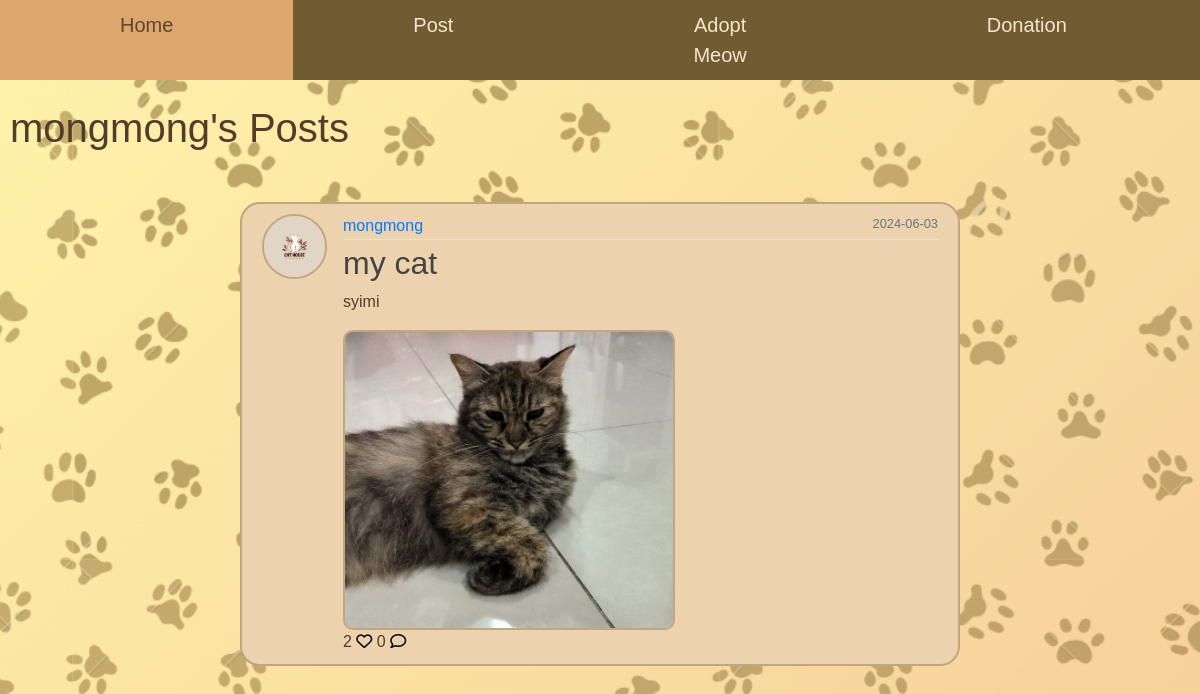
Screenshot of /otheruser_post/mongmong with the database file from the repository.
### home/models.py (models this page shows, shortened)
class User(db.Model, UserMixin):
    id = db.Column(db.Integer, primary_key=True)
    fullname = db.Column(db.String(120), unique=True, nullable=False)
    email = db.Column(db.String(20), unique=True, nullable=False)
    username = db.Column(db.String(120), unique=True, nullable=False)
    password1 = db.Column(db.String(255), nullable=False)
    password2 = db.Column(db.String(255), nullable=False)
    state = db.Column(db.String(120), nullable=False)
    phonenumber = db.Column(db.String(20), unique=True, nullable=False)
    profile_pic = db.Column(db.String(255), nullable=True)
    unread_notification_count = db.Column(db.Integer, default=0)
    posts = db.relationship('Post', backref='author', lazy=True)
    comments = db.relationship('Comment', backref='author', lazy=True)
    likes = db.relationship('Like', backref='author', lazy=True)
    cats = db.relationship('Cat', backref='owner', lazy=True)
    adoption_notification = db.relationship('AdoptionNotification', backref='cat', lazy=True)

class Post(db.Model):
    id = db.Column(db.Integer, primary_key = True)
    title = db.Column(db.String(255), nullable =False)
    content = db.Column(db.Text, nullable=False)
    date = db.Column(db.DateTime(timezone=True), nullable=False, default=datetime.utcnow)
    user_id = db.Column(db.Integer, db.ForeignKey('user.id'), nullable=False)
    file = db.Column(db.String(255), nullable=True)
    comments = db.relationship('Comment', backref='post', lazy=True)
    likes = db.relationship('Like', backref='post', lazy=True)

### home/views.py (the view)
@views.route('/otheruser_post/<username>')
def otheruser_post(username):
    profile_pic= url_for('static', filename='default.jpg')
    if current_user.is_authenticated and current_user.profile_pic is not None:
        profile_pic = url_for('static', filename='profile_pics/' + current_user.profile_pic)
    user = User.query.filter_by(username=username).first_or_404()
    form = CommentForm()
    posts = Post.query.filter_by(author=user).order_by(desc(Post.date)).all()
    comments = Comment.query.all()
    return render_template('otheruser_post.html', posts=posts, form=form, comments=comments, profile_pic=profile_pic, user=user)

### home/templates/otheruser_post.html (shortened to what this page needs)
<!DOCTYPE html>
<html>
<head>
    <link rel="stylesheet" href="https://maxcdn.bootstrapcdn.com/bootstrap/4.0.0/css/bootstrap.min.css">
    <link rel='stylesheet' type='text/css' media='screen' href="{{ url_for('static', filename='main.css') }}">
</head>
<body class="post-page">
    <div class="navigation">
        <div class="topnav">
            <a href="/mainpage">Home</a>
            <a href="/createpost">Post</a>
            <a href="/adoptmeow">Adopt Meow</a>
            <a href="/donation">Donation</a>
        </div>
        <div class="dropdown">
            <button class="dropbtn">
            </button>
        </div>
    </div>
    <br />
    <div class="mypost-content">
        <h1>{{ user.username }}'s Posts</h1>
    </div>
    <div class="post-content">
        {% for post in posts %}
        <article class="media content-section">
            {% if post.author.profile_pic %}
            <img class="rounded-circle article-img" src="{{ url_for('static', filename='profile_pics/' + post.author.profile_pic) }}">
            {% else %}
            <img class="rounded-circle article-img" src="{{ url_for('static', filename='default.jpg') }}">
            {% endif %}
            <div class="media-body">
                <div class="article-metadata">
                    <a class="mr-2" href="#">{{ post.author.username }}</a>
                    <small class="text-muted">{{ post.date.strftime('%Y-%m-%d') }}</small>
                </div>
                <h2><a class="article-title" href="{{ url_for('views.post', post_id=post.id) }}">{{ post.title }}</a></h2>
                <p class="article-content">{{ post.content }}</p>
                <div class="post-image">
                    {% if post.file %}
                    <img src="{{ post.file }}" alt="uploaded image">
                    {% endif %}
                </div>
                <div class="icons-btn">
                    {{ post.likes|length }}
                    {% if current_user in post.likes|map(attribute="author")|list %}
                    <a href="/like-post/{{ post.id }}"><i class="fas fa-heart" style="color: #ff330f;"></i></a>
                    {% else %}
                    <a href="/like-post/{{ post.id }}"><i class="far fa-heart" style="color: #000000;"></i></a>
                    {% endif %}
                    <span />
                    {{ post.comments|length }}
                    <a href="/{{ post.id }}"><i class="far fa-comment" style="color: #000000;"></i></a>
                </div>
            </div>
        </article>
        {% endfor %}
    </div>
</body>
</html>

### home/static/main.css (style rules this page uses)
body { margin: 0; padding: 0; overflow-x: hidden; background-color: #ffdc9c; background-image: url('photos/catformbg.png'); background-size: 100%; margin-top: 100px; font-family: Arial, Helvetica, sans-serif; }
.content-section { background: #edd2ae; padding: 10px 20px; border: 2px solid #c0a683; border-radius: 20px; margin-top: 50px; margin-bottom: 20px; margin-left: 20%; margin-right: 20%; }
.mypost-content h1,h5 { margin-left: 10px; }
.article-title { color: #444444; }
.article-content { white-space: pre-line; }
.article-img { height: 65px; width: 65px; margin-right: 16px; }
.article-metadata { padding-bottom: 1px; margin-bottom: 4px; border-bottom: 1px solid #e3e3e3 }
.navigation { display: flex; justify-content: space-between; align-items: center; padding: 0px; position: fixed; top: 0px; width: 100%; background-color: #705b33; z-index: 1; width: 100%; }
.topnav { display: flex; background-color: #705b33; flex-grow: 1; justify-content: flex-start; }
.topnav a { color: #f6e5cb; text-align: center; padding: 10px 120px; text-decoration: none; font-size: 20px; }
.topnav::after { content: ""; display: table; clear: both; }
.dropdown { position: relative; background-color: #705b33; }
.dropbtn { display: flex; align-items: center; background-color: #705b33; color: pink; padding: 10px 35px; font-size: 20px; border: none; cursor: pointer; text-decoration: none; }
.post-page { background-image: url('photos/catformbg.png'); background-size: cover; background-position: center; background-attachment: fixed; margin: 0; padding-top: 80px; color: #553b29; }
.post-image img { max-width: 500px; max-height: 300px; }
.rounded-circle { border: #c0a683 solid 2px; }
.post-image img { border: #c0a683 solid 2px; border-radius: 10px; }
.post-image { display:flex; align-items: center; }
.article-metadata small { float:right; }

### rows the page displays
User: username "mongmong"
Post: profile_pic (picture), author.username "mongmong", date "2024-06-03", title "my cat", content "syimi", file (picture), likes|length "2", comments|length "0"
